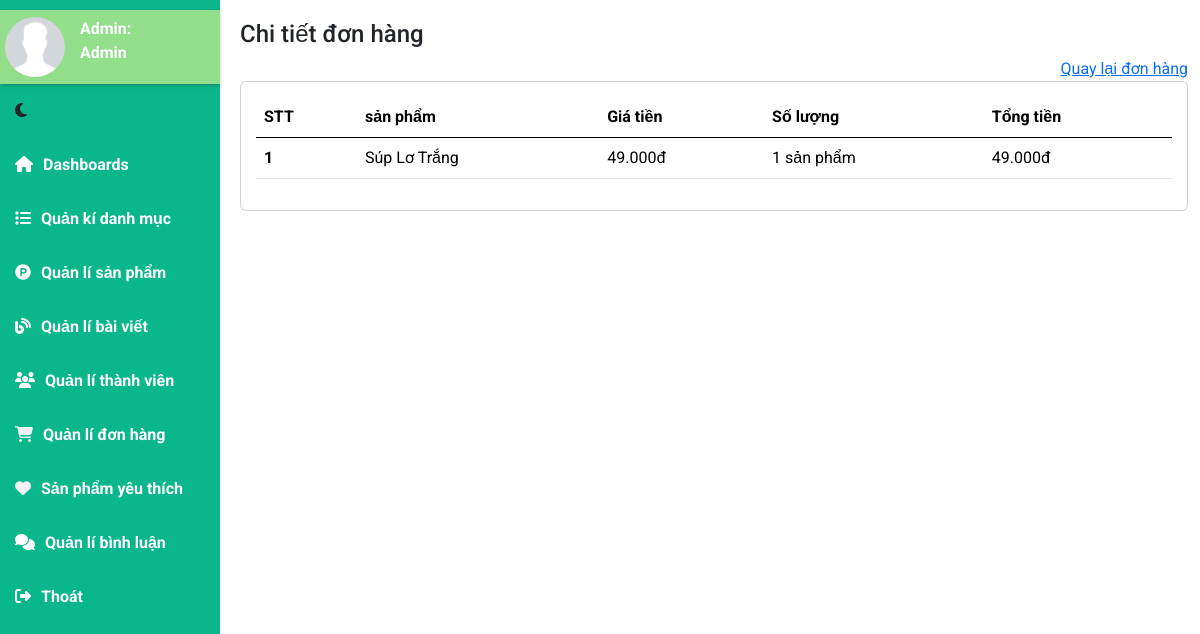
Page /admin/orderDetail/301 (signed in) on the committed database.
### tables this page shows
CREATE TABLE `chitietdonhang` (
  `MaDH` int NOT NULL,
  `MaSP` int NOT NULL,
  `GiaSP` double(10,0) NOT NULL,
  `SoLuong` int NOT NULL
);

CREATE TABLE `sanpham` (
  `MaSP` int NOT NULL,
  `TenSP` varchar(50) NOT NULL,
  `GiaSP` double(10,0) NOT NULL DEFAULT '0' COMMENT 'Tiền Việt không có chữ số thập phân, mặc định là 0(nếu =0 thì hết hàng ví dụ )',
  `HinhAnh` text NOT NULL,
  `TieuDe` text,
  `MoTa` text,
  `MaDM` int DEFAULT NULL,
  `LuotXem` int NOT NULL,
  `GiaGiam` double(10,0) NOT NULL DEFAULT '0',
  `StatusProduct` tinyint(1) NOT NULL DEFAULT '0' COMMENT 'Nếu là 1 thì soldout, 0 thì còn hàng'
);

### app/controller/c_admin.php (called while the page is built, shortened)
<?php
    class c_admin extends c_base{
        private $htmlAdmin;
        function __construct(){
            $this->htmlAdmin = new m_admin;
        }
            public function orderDetail(){
                $this->titlepage = "Admin detail order";
                preg_match('/\/admin\/orderDetail\/(\d+)/', $_SERVER['REQUEST_URI'], $matches);
                if(isset($matches[1])){
                    $MaDH = $matches[1];
                    $detaildonhangadmin = $this->htmlAdmin->history_adminorder($MaDH);
                }
                $this->data['detaildonhangadmin'] = $detaildonhangadmin;
                $this->renderView("admin/v_admin_donhang_detail", $this->titlepage ,$this->data);
            }
    }
?>

### app/routing/routeIndex.php (called while the page is built, shortened)
<?php
    $uri = isset($_GET['url']) ? "/".rtrim($_GET['url'], '/') : '/index';
    Route::dispatch($uri);
?>

### index.php (called while the page is built, shortened)
<?php
    include_once 'app/routing/routeIndex.php';
?>

### app/model/m_pdo.php (called while the page is built, shortened)
<?php
            class m_pdo{
        private $dbhost= DB_HOST;
        private $dbname= DB_NAME;
        private $username= DB_USERNAME;
        private $password = DB_PASSWORD;
        private $conn;
        function __construct(){
            try {
                $this->conn = new PDO("mysql:host=".$this->dbhost.";dbname=".$this->dbname, $this->username, $this->password);
                $this->conn->setAttribute(PDO::ATTR_ERRMODE, PDO::ERRMODE_EXCEPTION);
            } catch (PDOException $th) {
                throw $th;
            }
        }
        function pdo_query($sql){
            $sql_args = array_slice(func_get_args(), 1);
            try{
                $this->stmt = $this->conn->prepare($sql);
                $this->stmt->execute($sql_args);
                $rows = $this->stmt->fetchAll();
                return $rows;
            }
            catch(PDOException $e){
                throw $e;
            }
            finally{
                unset($conn);
            }
        }
    }
?>

### app/model/m_admin.php (called while the page is built, shortened)
<?php
    class m_admin {
        private $data;
        function __construct(){
            $this->data = new m_pdo;
        }
        function history_adminorder($MaDH){
            return $this->data->pdo_query("SELECT ctdh.*, dh.*, sp.* FROM chitietdonhang ctdh INNER JOIN donhang dh ON ctdh.MaDH = dh.MaDH INNER JOIN sanpham sp ON ctdh.MaSP = sp.MaSP  WHERE ctdh.MaDH = ? ",$MaDH);
        }
    }
?>

### app/view/admin/v_admin_donhang_detail.php (the view, shortened to what this page needs)
<?php include_once 'v_admin_header.php'; $detaildonhangadmin = $data['detaildonhangadmin']; ?>
<div class="main-content">
    <div class="title-page">
        <h4>Chi tiết đơn hàng</h4><div class="back_myaccount" style="text-align: right;">
        <a href="<?=APPURL?>admin/order">Quay lại đơn hàng</a>
    </div>
    </div>
    <section class="row">
        <div class="col-sm-12 col-md-12 col xl-12">
            <div class="card chart">
                <table class="table  ">
                    <thead>
                        <tr>
                        <th scope="col">STT</th>
                        <th scope="col">sản phẩm</th>
                        <th scope="col">Giá tiền </th>
                        <th scope="col">Số lượng</th>
                        <th scope="col">Tổng tiền</th>
                        </tr>
                    </thead>
                    <tbody>
                        <?php
                            $stt = 1;
                            foreach($detaildonhangadmin as $item):
                                $TongTien = $item['SoLuong']*$item['GiaSP'];
                        ?>
                        <tr>
                            <th ><?=$stt?></th>
                            <td><img src="<?=APPURL?>public/img/traicay/<?=$item['HinhAnh']?>" alt="" style="width:100px;"><?=$item['TenSP']?></td>
                            <td><?=number_format($item['GiaSP'],"0",",",".")?>đ</td>
                            <td><?=$item['SoLuong']?> sản phẩm</td>
                            <td><?=number_format($TongTien,"0",",",".")?>đ</td>
                        </tr>
                        <?php
                                $stt++;
                            endforeach;
                        ?>
                    </tbody>
                </table>
            </div>
        </div>
    </section>
</div>
<?php include_once 'v_admin_footer.php' ?>

### app/routing/route.php (shortened to what this page needs)
<?php
class route {
    private static $routes = [];
    public static function add($uri, $controller) {
        $uri="#^".$uri."$#";
        self::$routes[] = ['uri' => $uri, 'controller' => $controller];
    }
    public static function dispatch($uri) {
        foreach (self::$routes as $route) {
            if (preg_match($route['uri'], $uri,$matches)) {
                if(count($matches)>0){
                    list($controller, $method) = explode('@', $route['controller']);
                    $controllerInstance = new $controllerClass();
                    $controllerInstance->$method();
                    return;
                }
            }
        }
    }
}

### public/css/admin.css (style rules this page uses)
* { padding: 0; margin: 0; box-sizing: border-box; font-family: 'Roboto', sans-serif; }
body { background-color: #e6e6e6; }
.main-content { padding-left: 240px; padding-bottom: 20px; }
.main-content .title-page { padding-top: 20px; }
.chart { padding: 15px; border-radius: 10px; }

### rows in the picture
chitietdonhang: MaSP.TenSP "Súp Lơ Trắng", MaSP.GiaSP "49.000", SoLuong "1", SoLuong.GiaSP "49.000"
